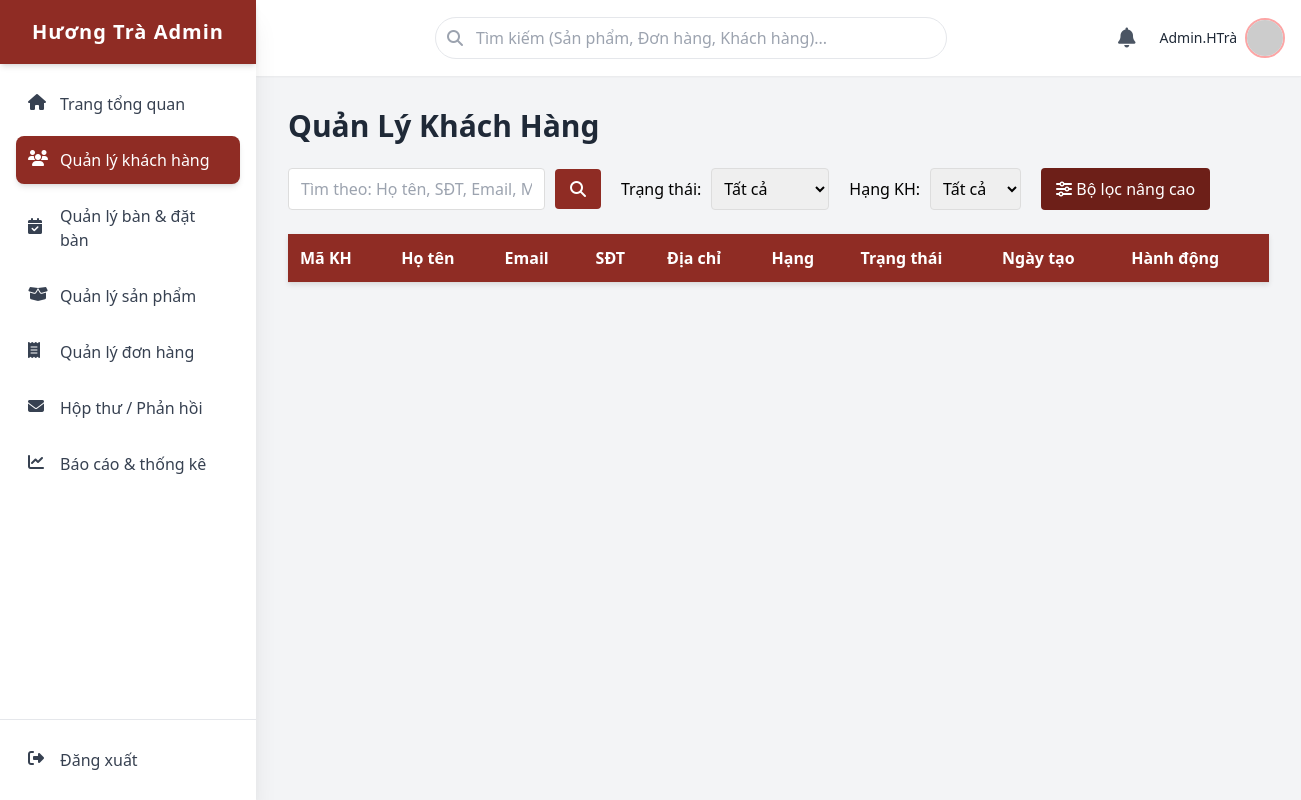
The app's page /admin/html/customers.php, older data.
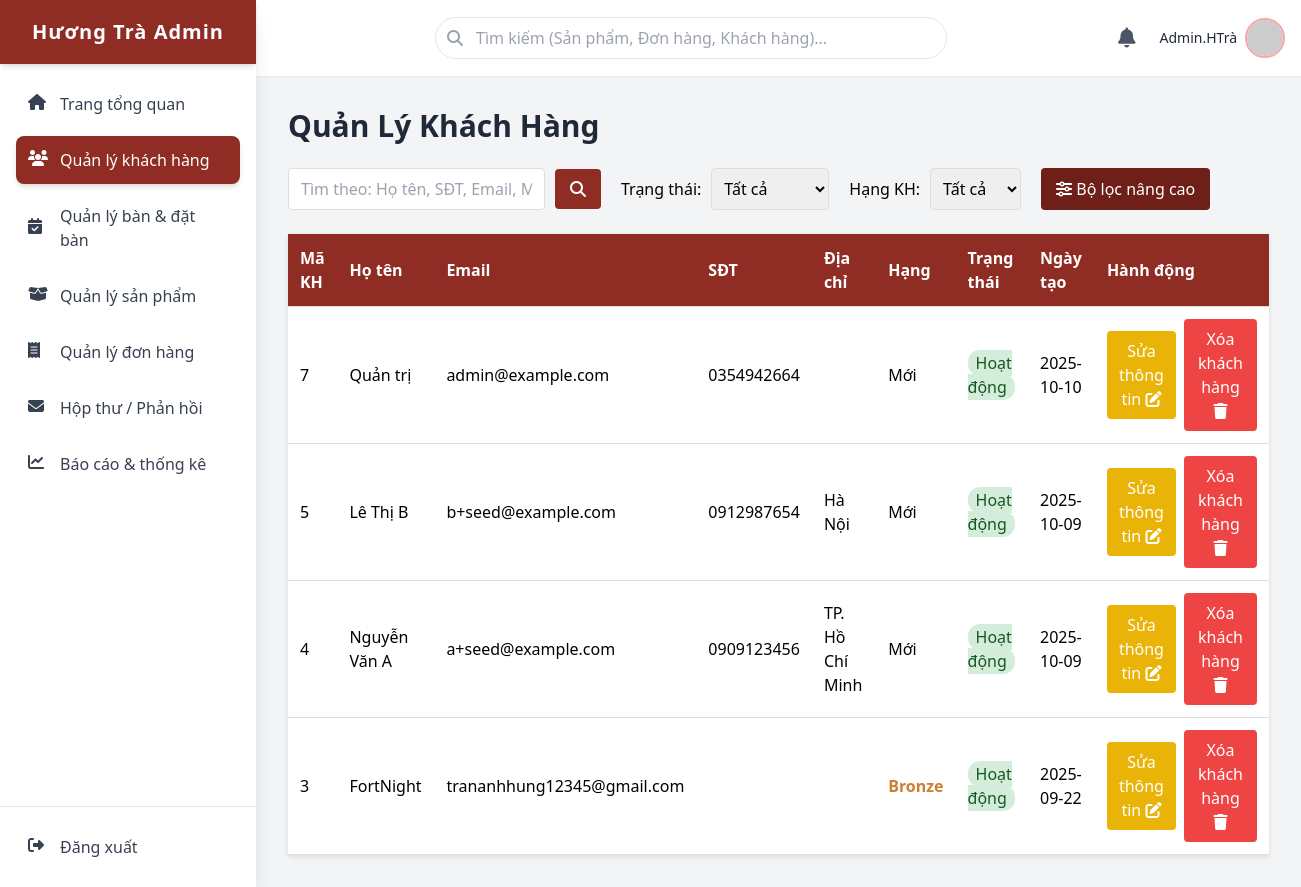
The same page, newer data.
### tables this page shows
CREATE TABLE `nguoidung` (
  `MaNguoiDung` bigint(20) UNSIGNED NOT NULL,
  `Username` varchar(50) NOT NULL,
  `HoTen` varchar(150) NOT NULL,
  `Email` varchar(191) NOT NULL,
  `MatKhau` varchar(255) NOT NULL,
  `SoDienThoai` varchar(30) DEFAULT NULL,
  `DiaChi` varchar(255) DEFAULT NULL,
  `VaiTro` enum('USER','ADMIN','STAFF') DEFAULT 'USER',
  `TrangThai` tinyint(4) NOT NULL DEFAULT 1,
  `Hang` enum('Bronze','Silver','Gold','Mới') NOT NULL DEFAULT 'Mới',
  `TongChiTieu` decimal(14,2) NOT NULL DEFAULT 0.00,
  `NgayTao` datetime NOT NULL DEFAULT current_timestamp()
);

### admin/controller/Customers_Controller.php (called while the page is built, shortened)
<?php
class CustomersController
{
    public static function handle(): array
    {
        $conn = self::connect();
        return self::index($conn);
    }
    private static function connect(): mysqli
    {
        $conn = @new mysqli('127.0.0.1', 'root', '', 'webmarket');
        $conn->set_charset('utf8mb4');
        return $conn;
    }
    private static function index(mysqli $conn): array
    {
        $per_page = max(1, (int)($_GET['per_page'] ?? 10));
        $page     = max(1, (int)($_GET['page'] ?? 1));
        $w = []; $p = [];
        $where = $w ? ('WHERE '.implode(' AND ', $w)) : '';
        $sqlCount = "SELECT COUNT(*) AS total FROM nguoidung nd $where";
        $total_customers = (int) self::fetchValue($conn, $sqlCount, $p);
        $total_pages = max(1, (int)ceil($total_customers / $per_page));
        $page = min($page, $total_pages);
        $offset = ($page - 1) * $per_page;
        $sqlList = "
            SELECT
                nd.MaNguoiDung       AS id,
                nd.HoTen             AS name,
                nd.Email             AS email,
                nd.SoDienThoai       AS phone,
                COALESCE(nd.DiaChi,'') AS address,
                COALESCE(nd.VaiTro,'USER') AS role,
                COALESCE(nd.Hang,'Mới')   AS rank,
                CASE WHEN nd.TrangThai=1 THEN 'Hoạt động' ELSE 'Ngưng' END AS status,
                DATE(nd.NgayTao)     AS created_at
            FROM nguoidung nd
            $where
            ORDER BY nd.NgayTao DESC, nd.MaNguoiDung DESC
            LIMIT ?, ?
        ";
        $listParams = array_merge($p, [$offset, $per_page]);
        $customer_list = self::fetchAll($conn, $sqlList, $listParams) ?? [];
        return compact('customer_list','per_page','page','total_pages','total_customers');
    }
    private static function fetchValue(mysqli $conn, string $sql, array $params=[]){
        $r=self::fetchOne($conn,$sql,$params); return $r?array_values($r)[0]:null;
    }
    private static function fetchOne(mysqli $conn, string $sql, array $params=[]): ?array {
        $rows=self::fetchAll($conn,$sql,$params); return $rows[0]??null;
    }
    private static function fetchAll(mysqli $conn, string $sql, array $params=[]): array {
        $stmt=$conn->prepare($sql); if(!$stmt) return [];
        if ($params) self::bind($stmt,$params);
        $stmt->execute(); $res=$stmt->get_result(); $rows=$res?$res->fetch_all(MYSQLI_ASSOC):[];
        $stmt->close(); return $rows;
    }
    private static function bind(mysqli_stmt $stmt, array $params): void {
        $types=''; $bind=[];
        foreach($params as $p){ $types .= is_int($p)?'i':(is_float($p)?'d':'s'); $bind[]=$p; }
        $stmt->bind_param($types, ...self::byref($bind));
    }
    private static function byref(array $a): array { foreach($a as $k=>$v){ $a[$k]=&$a[$k]; } return $a; }
}

### admin/html/customers.php (the view, shortened to what this page needs)
<?php
require_once __DIR__ . '/../controller/Customers_Controller.php';
$ctx = CustomersController::handle();
extract($ctx, EXTR_OVERWRITE);
?>
<!DOCTYPE html>
<html lang="vi">
<head>
    <script src="https://cdn.tailwindcss.com"></script>
    <link rel="stylesheet" href="https://cdnjs.cloudflare.com/ajax/libs/font-awesome/6.5.2/css/all.min.css" />
</head>
<body class="bg-gray-100 min-h-screen font-sans">
<div id="main-layout" class="flex relative">
    <aside id="sidebar" class="fixed top-0 left-0 h-screen w-64 bg-white shadow-xl z-30 transform -translate-x-full md:translate-x-0 md:relative md:flex md:flex-col flex-shrink-0">
        <div class="p-6 brand-bg flex items-center justify-center h-16 shadow-md">
            <span class="text-white text-xl font-bold tracking-wider">Hương Trà Admin</span>
        </div>
        <nav class="flex-grow p-4 no-scrollbar overflow-y-auto">
            <ul class="space-y-2">
                <li>
                    <a href="dashboard.php" class="flex items-center p-3 text-gray-700 hover:bg-gray-200 rounded-lg transition duration-200">
                        <i class="fa-solid fa-house w-5 h-5 mr-3"></i>
                        <span>Trang tổng quan</span>
                    </a>
                </li>
                <li>
                    <a href="customers.php" class="flex items-center p-3 text-white brand-bg rounded-lg shadow-md font-medium">
                        <i class="fa-solid fa-users w-5 h-5 mr-3"></i>
                        <span>Quản lý khách hàng</span>
                    </a>
                </li>
                <li>
                    <a href="tables.php" class="flex items-center p-3 text-gray-700 hover:bg-gray-200 rounded-lg transition duration-200">
                        <i class="fa-solid fa-calendar-check w-5 h-5 mr-3"></i>
                        <span>Quản lý bàn & đặt bàn</span>
                    </a>
                </li>
                <li>
                    <a href="products.php" class="flex items-center p-3 text-gray-700 hover:bg-gray-200 rounded-lg transition duration-200">
                        <i class="fa-solid fa-box-open w-5 h-5 mr-3"></i>
                        <span>Quản lý sản phẩm</span>
                    </a>
                </li>
                <li>
                    <a href="orders.php" class="flex items-center p-3 text-gray-700 hover:bg-gray-200 rounded-lg transition duration-200">
                        <i class="fa-solid fa-receipt w-5 h-5 mr-3"></i>
                        <span>Quản lý đơn hàng</span>
                    </a>
                </li>
                <li>
                    <a href="feedback.php" class="flex items-center p-3 text-gray-700 hover:bg-gray-200 rounded-lg transition duration-200">
                        <i class="fa-solid fa-envelope w-5 h-5 mr-3"></i>
                        <span>Hộp thư / Phản hồi</span>
                    </a>
                </li>
                <li>
                    <a href="reports.php" class="flex items-center p-3 text-gray-700 hover:bg-gray-200 rounded-lg transition duration-200">
                        <i class="fa-solid fa-chart-line w-5 h-5 mr-3"></i>
                        <span>Báo cáo & thống kê</span>
                    </a>
                </li>
            </ul>
        </nav>
        <div class="p-4 border-t border-gray-200">
            <a href="logout.php" class="flex items-center p-3 text-gray-700 hover:bg-red-100 hover:text-red-600 rounded-lg transition duration-200">
                <i class="fa-solid fa-right-from-bracket w-5 h-5 mr-3"></i>
                <span>Đăng xuất</span>
            </a>
        </div>
    </aside>
    <div id="content-area" class="content-area flex-grow min-h-screen">
        <header class="bg-white shadow-sm p-4 flex items-center justify-between sticky top-0 z-20">
            <div class="flex-grow flex justify-center mx-4 md:mx-8">
                <div class="relative w-full max-w-lg">
                    <i class="fa-solid fa-magnifying-glass absolute left-3 top-1/2 transform -translate-y-1/2 text-gray-400"></i>
                    <form action="" method="get">
                        <input type="text" name="search" value="<?php echo isset($_GET['search']) ? htmlspecialchars($_GET['search']) : ''; ?>" placeholder="Tìm kiếm (Sản phẩm, Đơn hàng, Khách hàng)..." class="w-full pl-10 pr-4 py-2 border border-gray-200 rounded-full focus:outline-none focus:ring-2 focus:ring-red-300 transition duration-150">
                    </form>
                </div>
            </div>
            <div class="flex items-center space-x-4">
                <button id="notification-bell" class="text-gray-600 hover:text-gray-800 p-2 rounded-full relative">
                    <i class="fa-solid fa-bell text-xl"></i>
                </button>
                <div class="flex items-center space-x-2 cursor-pointer">
                    <div class="text-sm font-medium text-gray-800 hidden sm:block">Admin.HTrà</div>
                    <img class="h-10 w-10 rounded-full object-cover border-2 border-red-300" src="https://placehold.co/40x40/8f2c24/ffffff?text=AD" alt="Avatar">
                </div>
            </div>
        </header>
        <main class="p-4 md:p-8">
            <h1 class="text-3xl font-bold text-gray-800 mb-6">Quản Lý Khách Hàng</h1>
            <div class="filter-bar">
                <div class="search-group">
                    <input type="text" id="search-input" placeholder="Tìm theo: Họ tên, SĐT, Email, Mã KH...">
                    <button id="btn-search" class="btn btn-search"><i class="fas fa-search"></i></button>
                </div>
                <div class="filter-group">
                    <label for="filter-status">Trạng thái:</label>
                    <select id="filter-status">
                        <option value="All">Tất cả</option>
                    </select>
                </div>
                <div class="filter-group">
                    <label for="filter-rank">Hạng KH:</label>
                    <select id="filter-rank">
                        <option value="All">Tất cả</option>
                    </select>
                </div>
                <button id="btn-toggle-advanced-filter" class="btn-toggle-advanced"><i class="fas fa-sliders-h"></i> Bộ lọc nâng cao</button>
            </div>
            <div class="customer-table-container mt-6">
                <table id="customer-list-table" class="customer-table w-full">
                    <thead>
                    <tr>
                        <th>Mã KH</th>
                        <th>Họ tên</th>
                        <th>Email</th>
                        <th>SĐT</th>
                        <th>Địa chỉ</th>
                        <th>Hạng</th>
                        <th>Trạng thái</th>
                        <th>Ngày tạo</th>
                        <th>Hành động</th>
                    </tr>
                    </thead>
                    <tbody>
                    <?php foreach ($customer_list as $customer): ?>
                        <tr data-id="<?php echo $customer['id']; ?>">
                            <td><?php echo $customer['id']; ?></td>
                            <td><?php echo htmlspecialchars($customer['name']); ?></td>
                            <td><?php echo htmlspecialchars($customer['email']); ?></td>
                            <td><?php echo htmlspecialchars($customer['phone']); ?></td>
                            <td><?php echo htmlspecialchars($customer['address']); ?></td>
                            <td class="rank-<?php echo strtolower($customer['rank']); ?>"><?php echo htmlspecialchars($customer['rank']); ?></td>
                            <td><span class="status-badge status-<?php echo ($customer['status'] == 'Hoạt động' ? 'active' : 'inactive'); ?>"><?php echo htmlspecialchars($customer['status']); ?></span></td>
                            <td><?php echo htmlspecialchars($customer['created_at']); ?></td>
                            <td class="px-4 py-3">
                                <div class="flex items-center gap-2 justify-start">
                                    <button class="btn-action edit-customer px-3 py-2 rounded bg-yellow-500 text-white hover:bg-yellow-600">Sửa thông tin
                                        <i class="fas fa-edit"></i>
                                    </button>
                                    <button class="btn-action delete-customer px-3 py-2 rounded bg-red-500 text-white hover:bg-red-600">Xóa khách hàng
                                        <i class="fas fa-trash"></i>
                                    </button>
                                </div>
                            </td>
                        </tr>
                    <?php endforeach; ?>
                    </tbody>
                </table>
            </div>
        </main>
    </div>
</div>
</body>
</html>

### admin/html/customers.php (style rules this page uses)
.brand-bg { background-color: #8f2c24; }
#sidebar { transition: transform 0.3s ease-in-out, width 0.3s ease-in-out; }
.content-area { transition: margin-left 0.3s ease-in-out; }
.no-scrollbar { -ms-overflow-style: none; scrollbar-width: none; }
.customer-table { width: 100%; border-collapse: collapse; background-color: white; box-shadow: 0 2px 5px rgba(0,0,0,0.1); }
.customer-table th, .customer-table td { padding: 12px; text-align: left; border-bottom: 1px solid #ddd; }
.customer-table th { background-color: #8f2c24; color: white; }
.customer-table .status-active { background-color: #d4edda; color: #155724; padding: 2px 8px; border-radius: 12px; }
.customer-table .rank-bronze { color: #cd7f32; font-weight: bold; }
.filter-bar { display: flex; gap: 20px; margin-bottom: 20px; flex-wrap: wrap; }
.filter-bar .search-group { display: flex; align-items: center; gap: 10px; }
.filter-bar .search-group input { padding: 8px 12px; border: 1px solid #ddd; border-radius: 4px; }
.filter-bar .search-group button { padding: 8px 15px; background-color: #8f2c24; color: white; border: none; border-radius: 4px; cursor: pointer; }
.filter-bar .filter-group { display: flex; align-items: center; gap: 10px; }
.filter-bar .filter-group select { padding: 8px; border: 1px solid #ddd; border-radius: 4px; }
.filter-bar .btn-toggle-advanced { padding: 8px 15px; background-color: #6d1f18; color: white; border: none; border-radius: 4px; cursor: pointer; }

Row changes from the older to the newer data that the page shows:
added nguoidung: MaNguoiDung "7", HoTen "Quản trị", Email "admin@example.com", SoDienThoai "0354942664", rank "Mới", status "Hoạt động", created_at "2025-10-10"
added nguoidung: MaNguoiDung "5", HoTen "Lê Thị B", Email "b+seed@example.com", SoDienThoai "0912987654", address "Hà Nội", rank "Mới", status "Hoạt động", created_at "2025-10-09"
added nguoidung: MaNguoiDung "4", HoTen "Nguyễn Văn A", Email "a+seed@example.com", SoDienThoai "0909123456", address "TP. Hồ Chí Minh", rank "Mới", status "Hoạt động", created_at "2025-10-09"
added nguoidung: MaNguoiDung "3", HoTen "FortNight", Email "trananhhung12345@gmail.com", rank "Bronze", status "Hoạt động", created_at "2025-09-22"
